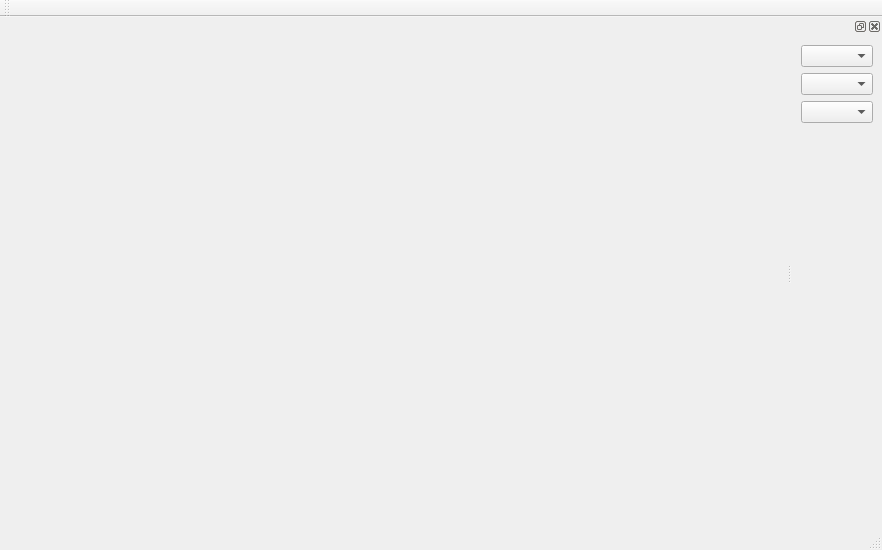
<?xml version="1.0" encoding="UTF-8"?>
<ui version="4.0">
 <class>CamView</class>
 <widget class="QMainWindow" name="CamView">
  <property name="geometry">
   <rect>
    <x>0</x>
    <y>0</y>
    <width>882</width>
    <height>550</height>
   </rect>
  </property>
  <property name="windowTitle">
   <string>MainWindow</string>
  </property>
  <widget class="QWidget" name="centralwidget">
   <layout class="QGridLayout" name="gridLayout">
    <item row="0" column="0">
     <widget class="Camera" name="cam" native="true">
      <property name="sizePolicy">
       <sizepolicy hsizetype="Expanding" vsizetype="Expanding">
        <horstretch>0</horstretch>
        <verstretch>0</verstretch>
       </sizepolicy>
      </property>
     </widget>
    </item>
   </layout>
  </widget>
  <widget class="QMenuBar" name="menubar">
   <property name="geometry">
    <rect>
     <x>0</x>
     <y>0</y>
     <width>882</width>
     <height>20</height>
    </rect>
   </property>
  </widget>
  <widget class="QStatusBar" name="statusbar"/>
  <widget class="QToolBar" name="toolBar">
   <property name="windowTitle">
    <string>toolBar</string>
   </property>
   <attribute name="toolBarArea">
    <enum>TopToolBarArea</enum>
   </attribute>
   <attribute name="toolBarBreak">
    <bool>false</bool>
   </attribute>
  </widget>
  <widget class="QDockWidget" name="dockWidget">
   <attribute name="dockWidgetArea">
    <number>2</number>
   </attribute>
   <widget class="QWidget" name="dockWidgetContents">
    <layout class="QVBoxLayout" name="verticalLayout_2">
     <item>
      <widget class="QComboBox" name="devs"/>
     </item>
     <item>
      <widget class="QComboBox" name="sizes"/>
     </item>
     <item>
      <widget class="QComboBox" name="fps"/>
     </item>
     <item>
      <spacer name="verticalSpacer_2">
       <property name="orientation">
        <enum>Qt::Vertical</enum>
       </property>
       <property name="sizeHint" stdset="0">
        <size>
         <width>20</width>
         <height>40</height>
        </size>
       </property>
      </spacer>
     </item>
    </layout>
   </widget>
  </widget>
 </widget>
 <customwidgets>
  <customwidget>
   <class>Camera</class>
   <extends>QWidget</extends>
   <header>camera.h</header>
   <container>1</container>
  </customwidget>
 </customwidgets>
 <resources/>
 <connections/>
</ui>
